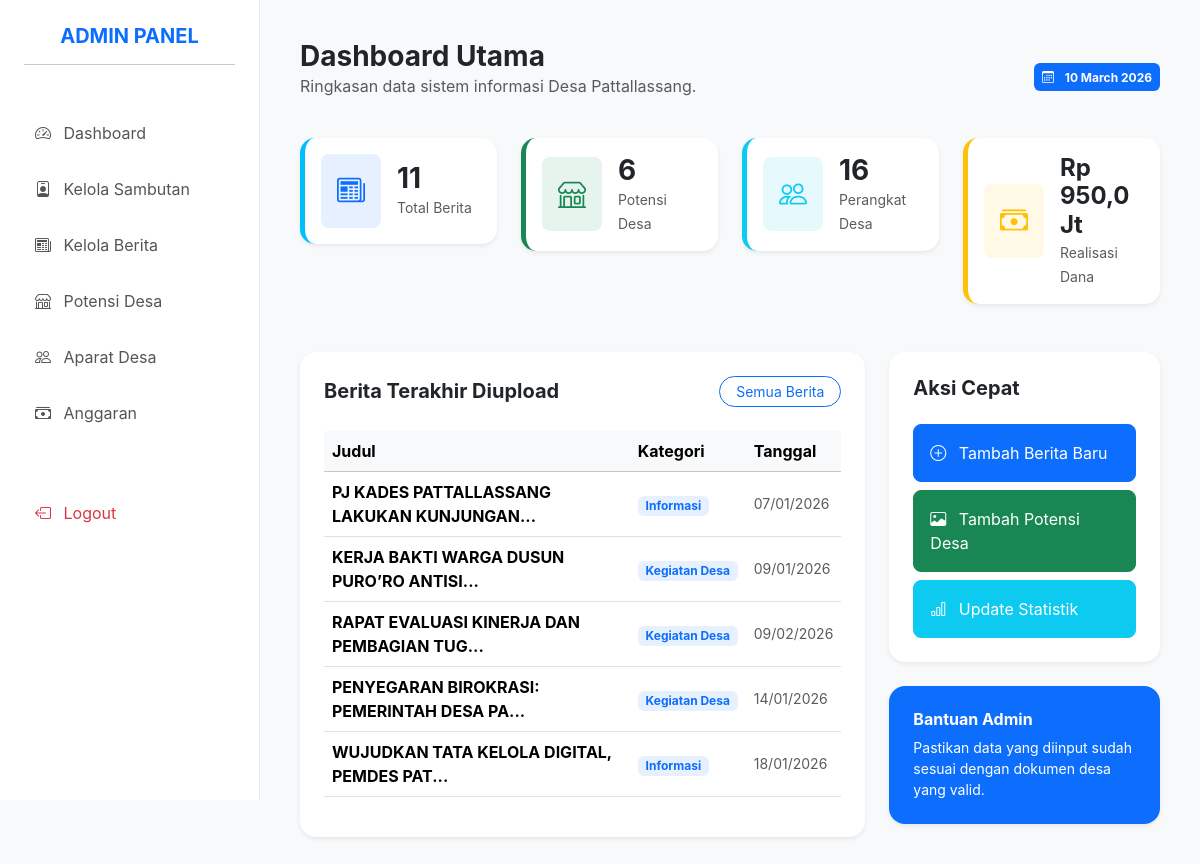
The app's page /admin/index.php (signed in) with its own data.
### tables this page shows
CREATE TABLE `tabel_berita` (
  `id` int NOT NULL,
  `judul` varchar(255) NOT NULL,
  `kategori` varchar(100) NOT NULL,
  `isi` text NOT NULL,
  `gambar` varchar(255) NOT NULL,
  `tanggal` datetime NOT NULL
);

### admin/index.php (the view)
<?php include('components/header.php'); ?>
<?php include('components/sidebar.php'); ?>
<div class="d-flex justify-content-between align-items-center mb-4">
    <div>
        <h3 class="fw-bold mb-0">Dashboard Utama</h3>
        <p class="text-muted">Ringkasan data sistem informasi Desa Pattallassang.</p>
    </div>
    <div class="text-end">
        <div class="badge bg-primary p-2">
            <i class="bi bi-calendar3 me-2"></i> <?php echo date('d F Y'); ?>
        </div>
    </div>
</div>
<div class="row g-4 mb-5">
    <div class="col-md-3">
        <div class="card stat-card p-3 border-0 shadow-sm" style="border-left: 5px solid #00BFFF !important;">
            <div class="d-flex align-items-center">
                <div class="bg-primary bg-opacity-10 p-3 rounded-3 me-3">
                    <i class="bi bi-newspaper text-primary fs-3"></i>
                </div>
                <div>
                    <?php $count_berita = mysqli_num_rows(mysqli_query($koneksi, "SELECT * FROM tabel_berita")); ?>
                    <h3 class="fw-bold mb-0"><?php echo $count_berita; ?></h3>
                    <small class="text-muted">Total Berita</small>
                </div>
            </div>
        </div>
    </div>
    <div class="col-md-3">
        <div class="card stat-card p-3 border-0 shadow-sm" style="border-left: 5px solid #198754 !important;">
            <div class="d-flex align-items-center">
                <div class="bg-success bg-opacity-10 p-3 rounded-3 me-3">
                    <i class="bi bi-shop text-success fs-3"></i>
                </div>
                <div>
                    <?php $count_potensi = mysqli_num_rows(mysqli_query($koneksi, "SELECT * FROM tabel_potensi")); ?>
                    <h3 class="fw-bold mb-0"><?php echo $count_potensi; ?></h3>
                    <small class="text-muted">Potensi Desa</small>
                </div>
            </div>
        </div>
    </div>
    <div class="col-md-3">
        <div class="card stat-card p-3 border-0 shadow-sm" style="border-left: 5px solid #0dcaf0 !important;">
            <div class="d-flex align-items-center">
                <div class="bg-info bg-opacity-10 p-3 rounded-3 me-3">
                    <i class="bi bi-people text-info fs-3"></i>
                </div>
                <div>
                    <?php $count_aparat = mysqli_num_rows(mysqli_query($koneksi, "SELECT * FROM tabel_aparat")); ?>
                    <h3 class="fw-bold mb-0"><?php echo $count_aparat; ?></h3>
                    <small class="text-muted">Perangkat Desa</small>
                </div>
            </div>
        </div>
    </div>
    <div class="col-md-3">
    <div class="card stat-card p-3 border-0 shadow-sm" style="border-left: 5px solid #ffc107 !important;">
        <div class="d-flex align-items-center">
            <div class="bg-warning bg-opacity-10 p-3 rounded-3 me-3">
                <i class="bi bi-cash-stack text-warning fs-3"></i>
            </div>
            <div>
                <?php
                $q_anggaran = mysqli_fetch_array(mysqli_query($koneksi, "SELECT SUM(realisasi) as total FROM tabel_anggaran"));
                $total_dana = $q_anggaran['total'] ?? 0;
                if ($total_dana >= 1000000000) {
                    $tampilan_dana = 'Rp ' . number_format($total_dana / 1000000000, 2, ',', '.') . ' M';
                } elseif ($total_dana >= 1000000) {
                    $tampilan_dana = 'Rp ' . number_format($total_dana / 1000000, 1, ',', '.') . ' Jt';
                } else {
                    $tampilan_dana = 'Rp ' . number_format($total_dana, 0, ',', '.');
                }
                ?>
                <h4 class="fw-bold mb-0"><?php echo $tampilan_dana; ?></h4>
                <small class="text-muted">Realisasi Dana</small>
            </div>
        </div>
    </div>
</div>
</div>
<div class="row">
    <div class="col-lg-8">
        <div class="card border-0 shadow-sm rounded-4 p-4">
            <div class="d-flex justify-content-between align-items-center mb-4">
                <h5 class="fw-bold mb-0">Berita Terakhir Diupload</h5>
                <a href="kelola_berita.php" class="btn btn-sm btn-outline-primary rounded-pill px-3">Semua Berita</a>
            </div>
            <div class="table-responsive">
                <table class="table table-hover align-middle">
                    <thead class="table-light">
                        <tr>
                            <th>Judul</th>
                            <th>Kategori</th>
                            <th>Tanggal</th>
                        </tr>
                    </thead>
                    <tbody>
                        <?php
                        $latest_news = mysqli_query($koneksi, "SELECT * FROM tabel_berita ORDER BY id DESC LIMIT 5");
                        while($ln = mysqli_fetch_array($latest_news)) {
                        ?>
                        <tr>
                            <td><strong><?php echo substr($ln['judul'], 0, 40); ?>...</strong></td>
                            <td><span class="badge bg-primary bg-opacity-10 text-primary"><?php echo $ln['kategori']; ?></span></td>
                            <td class="small text-muted"><?php echo date('d/m/Y', strtotime($ln['tanggal'])); ?></td>
                        </tr>
                        <?php } ?>
                    </tbody>
                </table>
            </div>
        </div>
    </div>
    <div class="col-lg-4">
        <div class="card border-0 shadow-sm rounded-4 p-4 mb-4">
            <h5 class="fw-bold mb-4">Aksi Cepat</h5>
            <div class="d-grid gap-2">
                <a href="tambah_berita.php" class="btn btn-primary text-start p-3 rounded-3">
                    <i class="bi bi-plus-circle me-2"></i> Tambah Berita Baru
                </a>
                <a href="tambah_potensi.php" class="btn btn-success text-start p-3 rounded-3">
                    <i class="bi bi-image me-2"></i> Tambah Potensi Desa
                </a>
                <a href="kelola_statistik.php" class="btn btn-info text-white text-start p-3 rounded-3">
                    <i class="bi bi-bar-chart me-2"></i> Update Statistik
                </a>
            </div>
        </div>
        <div class="card border-0 shadow-sm rounded-4 p-4 bg-primary text-white">
            <h6 class="fw-bold">Bantuan Admin</h6>
            <p class="small mb-0">Pastikan data yang diinput sudah sesuai dengan dokumen desa yang valid.</p>
        </div>
    </div>
</div>
<?php include('components/footer.php'); ?>

### admin/components/header.php (style rules this page uses)
:root { --primary-color: #00BFFF; }
body { background-color: #f8f9fa; font-family: 'Inter', sans-serif; }
.stat-card { border: none; border-radius: 15px; box-shadow: 0 5px 20px rgba(0,0,0,0.03); }

### records on screen
tabel_berita: judul "PJ KADES PATTALLASSANG LAKUKAN KUNJUNGAN", kategori "Informasi", tanggal "07/01/2026"
tabel_berita: judul "KERJA BAKTI WARGA DUSUN PURO’RO ANTISI", kategori "Kegiatan Desa", tanggal "09/01/2026"
tabel_berita: judul "RAPAT EVALUASI KINERJA DAN PEMBAGIAN TUG", kategori "Kegiatan Desa", tanggal "09/02/2026"
tabel_berita: judul "PENYEGARAN BIROKRASI: PEMERINTAH DESA PA", kategori "Kegiatan Desa", tanggal "14/01/2026"
tabel_berita: judul "WUJUDKAN TATA KELOLA DIGITAL, PEMDES PAT", kategori "Informasi", tanggal "18/01/2026"

### other values on screen
$count_berita "11"
$count_potensi "6"
$count_aparat "16"
$tampilan_dana "Rp 950,0 Jt"
